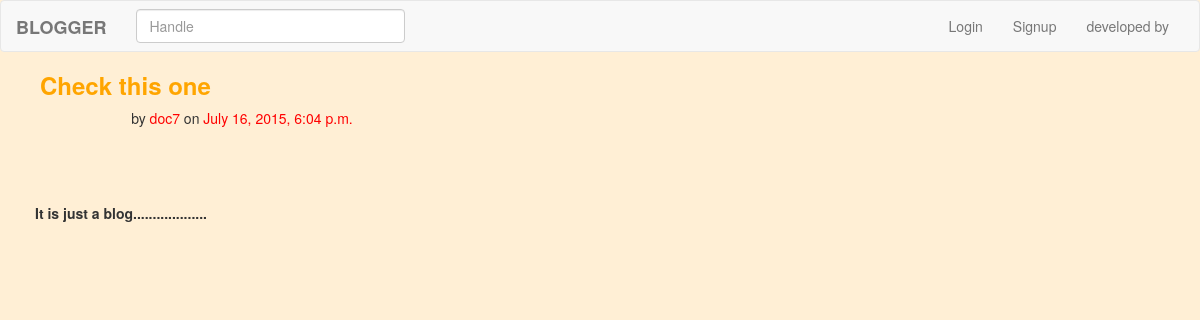
/blogs/read_blog/check-this-one, run on the app's committed database.
### blogs/models.py (models this page shows)
class Post(models.Model):
	title = models.CharField(max_length=64,unique=True)
	date = models.DateTimeField()
	author = models.ForeignKey(Author)
	body = models.TextField()
 	slug=models.SlugField()
 	def save(self,* args, **kwargs) :
		self.slug=slugify(self.title)
		super(Post,self).save(*args, **kwargs)
	def __str__(self):
		return "%s" % (self.title)

class Author(models.Model):
	user = models.OneToOneField(User)
	handle=models.CharField(max_length=30,primary_key=True)
	image=models.ImageField(null=True)
	def __str__(self):
		return "%s" %(self.user.username)

### blogs/views.py (the view)
# urls.py: url(r'^read_blog/(?P<blg>[\w\-]+)$',views.read_blog,name='read_blog'),
def read_blog(request,blg) :
	if blg:
		blog=Post.objects.get(slug=blg)
		return render(request,'read_blog.html',{'blog':blog})
	else :
		return index(request)

### templates/read_blog.html (shortened to what this page needs)
{% extends 'base.html' %}
{% load staticfiles %}
{% block block1 %}
	<h3 style="margin-left:40px ; color:orange"><b> {{ blog.title }} </b> </h3>
			<p style="display:inline ; margin-left:100px ; "> &nbsp; &nbsp; &nbsp; &nbsp;
			by	<p style="color:red ; display:inline">{{ blog.author.handle }} </p>
			 		on  <p style="color:red ; display:inline">{{ blog.date }}</p>
			</p>
<div id="blog_body" style="margin-left:20px;margin-top:50px;border:0px solid #D3D3D3;margin-right:20px;padding:15px;">
<p>
{{ blog.body|safe }}
</p>
</div>
{% endblock %}

### data on the page
Post: title "Check this one", author.handle "doc7", date "July 16, 2015, 6:04 p.m.", body "It is just a blog..................."
